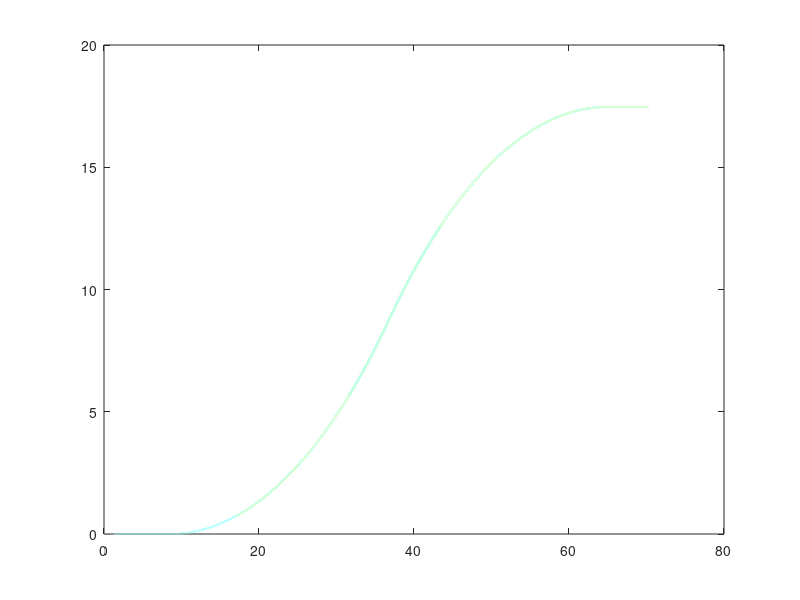

MATLAB code for this plot: (Note: this script raises an error after producing the figure.)
%% 轨迹实验与仿真对比图绘制绘制-------- 
clc
clear
close all

%% 【通用样式配置区】- 全局统一调整（方便后续修改）！----------------------
line_width = 2;          % 线条宽度
font_name = 'Times New Roman';
font_size = 10;          % 基础字体大小
tick_font_size = 15;     % 主图刻度字体大小
zoom_font_size = tick_font_size - 2; % 放大图刻度字体大小（比主图小2号）
tick_font_bold_main = true; % 主图刻度是否加粗
tick_font_bold_zoom = true;  % 放大图刻度是否加粗

% 辅助图形样式（方框+箭头）
assist_color = [0.2, 0.2, 0.2]; % 深灰色，醒目不冲突
box_line_width = 0.75;      % 方框线宽
arrow_line_width = 1.5;  % 箭头线宽

% 图窗比例配置（3:2）
fig_aspect_w = 600;        % 图窗宽度
fig_aspect_h = 300;        % 图窗高度

grid_alpha = 0.3;        % 网格透明度
marker_size = 10;        % 标记大小
marker_num = 15;         % 每条曲线仅显示15个等间隔标记点

% 颜色统一配置
ref_color = [0.64, 0.93, 0.79];          % 浅绿色
accel_color = [0.43, 0.73, 0.98];        % 亮蓝色
traj_color = [0.98, 0.76, 0.51];         % 暖橙色
accel_original_color = [0.58, 0.53, 0.82];% 紫色
traj_original_color = [0.99, 0.01, 0.01];% 红色

% 线型+标记配置
ref_style = '-';           % 参考轨迹：实线，无标记
sim_FV1_style = '--s';     % 仿真FV1：短划线 + 方块标记
sim_FV2_style = '-v';      % 仿真FV2：实线 + 下三角标记
exp_FV1_style = '--x';     % 实验FV1：虚线 + 叉号标记
exp_FV2_style = '-';       % 实验FV2：实线，无标记

% 【每个fig独立修正系数配置】
fig1_k1 = 0.7;  % 仿真轨迹1 FV1 修正系数
fig1_k2 = 0.7;  % 仿真轨迹1 FV2 修正系数
fig1_k3 = 0.5;  % 实验轨迹1 FV1 修正系数
fig1_k4 = 0.5;  % 实验轨迹1 FV2 修正系数

fig2_k1 = 0.75; % 仿真轨迹2 FV1 修正系数
fig2_k2 = 0.75; % 仿真轨迹2 FV2 修正系数
fig2_k3 = 0.5;  % 实验轨迹2 FV1 修正系数
fig2_k4 = 0.5;  % 实验轨迹2 FV2 修正系数

fig3_k1 = 0.9;  % 仿真轨迹3 FV1 修正系数
fig3_k2 = 0.9;  % 仿真轨迹3 FV2 修正系数
fig3_k3 = 0.8;  % 实验轨迹3 FV1 修正系数
fig3_k4 = 0.8;  % 实验轨迹3 FV2 修正系数

%% 全局比例修正函数（无分段、无折点、平滑过渡）
function [y_corrected] = correct_traj_global(y_sim, y_ref, k)
    error = y_ref - y_sim;
    y_corrected = y_sim + k .* error;
end

%% 处理figure 1（标记点错开+刻度加粗+3:2比例+局部放大+方框+箭头）
figure(1);
set(gcf, 'Position', [100, 100, fig_aspect_w, fig_aspect_h]);

load('guiji1.mat');
% 修正轨迹
y1_sim = correct_traj_global(y1, y0, fig1_k1);
y2_sim = correct_traj_global(y2, y0, fig1_k2);
y1_exp = correct_traj_global(y1, y0, fig1_k3);
y2_exp = correct_traj_global(y2, y0, fig1_k4);

% 计算微小偏移量
data_len = length(x0);
offset1 = round(data_len / 6);  % 小偏移1（用于sim_FV2）
offset2 = round(data_len / 4);  % 小偏移2（用于exp_FV1）

% 为每条曲线生成独立的标记索引
marker_indices_FV1 = round(linspace(1, data_len, marker_num));
marker_indices_FV2 = round(linspace(1 + offset1, data_len + offset1, marker_num));
marker_indices_expFV1 = round(linspace(1 - offset2, data_len - offset2, marker_num));

% 限制索引范围
marker_indices_FV2(marker_indices_FV2 > data_len) = data_len;
marker_indices_FV2(marker_indices_FV2 < 1) = 1;
marker_indices_expFV1(marker_indices_expFV1 > data_len) = data_len;
marker_indices_expFV1(marker_indices_expFV1 < 1) = 1;

% 绘图（主图）
plot(x0, y0, ref_style, 'Color', ref_color, 'LineWidth', line_width, ...
    'DisplayName', 'Ref'); hold on;

plot(x0, y1_sim, sim_FV1_style, 'Color', accel_color, 'LineWidth', line_width, ...
    'MarkerSize', marker_size, 'MarkerIndices', marker_indices_FV1, ...
    'MarkerEdgeColor', accel_color, ...
    'DisplayName', 'Sim\_FV1');

plot(x0, y2_sim, sim_FV2_style, 'Color', traj_color, 'LineWidth', line_width, ...
    'MarkerSize', 8, 'MarkerIndices', marker_indices_FV2, ...
    'MarkerEdgeColor', traj_color, ...
    'DisplayName', 'Sim\_FV2');

plot(x0, y1_exp, exp_FV1_style, 'Color', accel_original_color, 'LineWidth', line_width, ...
    'MarkerSize', marker_size, 'MarkerIndices', marker_indices_expFV1, ...
    'MarkerEdgeColor', accel_original_color, ...
    'DisplayName', 'Exp\_FV1');

plot(x0, y2_exp, exp_FV2_style, 'Color', traj_original_color, 'LineWidth', line_width+0.5, ...
    'DisplayName', 'Exp\_FV2');

% 基础图配置
xlim([0,70]);
ylim([-1,20]);

% ====== 先配置主图字体（关键：在创建放大图之前获取主图句柄） ======
ax1 = gca;  % 此时gca指向主图，正确获取主图句柄
ax1.FontName = font_name;
ax1.FontSize = tick_font_size;
if tick_font_bold_main
    ax1.FontWeight = 'bold';
else
    ax1.FontWeight = 'normal';
end

% ====== 步骤1：绘制主图放大区域方框（35-45, 6-14） ======
fig1_zoom_xmin = 60;
fig1_zoom_xmax = 65;
fig1_zoom_ymin = 15.5;
fig1_zoom_ymax = 18.5;
% rectangle参数：[xmin, ymin, width, height]
rectangle('Position', [fig1_zoom_xmin, fig1_zoom_ymin, fig1_zoom_xmax-fig1_zoom_xmin, fig1_zoom_ymax-fig1_zoom_ymin], ...
    'EdgeColor', assist_color, 'LineWidth', box_line_width, 'LineStyle', '-');
hold on;

% ====== fig1 局部放大图（35-45区间，左上角） ======
ax_zoom1 = axes('Position', [0.25, 0.62, 0.25, 0.25]); hold on;
% 提取35-45区间的数据
zoom_idx = find(x0 >= 60 & x0 <= 65);
x_zoom = x0(zoom_idx);
y0_zoom = y0(zoom_idx);
y1_sim_zoom = y1_sim(zoom_idx);
y2_sim_zoom = y2_sim(zoom_idx);
y1_exp_zoom = y1_exp(zoom_idx);
y2_exp_zoom = y2_exp(zoom_idx);
% 绘制放大图曲线
plot(x_zoom, y0_zoom, ref_style, 'Color', ref_color, 'LineWidth', line_width);
plot(x_zoom, y1_sim_zoom, sim_FV1_style, 'Color', accel_color, 'LineWidth', line_width, ...
    'MarkerSize', marker_size/1.2,'MarkerIndices', marker_indices_FV1, 'MarkerEdgeColor', accel_color);
plot(x_zoom, y2_sim_zoom, sim_FV2_style, 'Color', traj_color, 'LineWidth', line_width, ...
    'MarkerSize', 8/1.2,'MarkerIndices', marker_indices_FV2, 'MarkerEdgeColor', traj_color);
plot(x_zoom, y1_exp_zoom, exp_FV1_style, 'Color', accel_original_color, 'LineWidth', line_width, ...
    'MarkerSize', marker_size/1.2, 'MarkerIndices', marker_indices_expFV1,'MarkerEdgeColor', accel_original_color);
plot(x_zoom, y2_exp_zoom, exp_FV2_style, 'Color', traj_original_color, 'LineWidth', line_width+0.5);
% 放大图配置（单独设置字体大小和加粗）
xlim([60,65]);
ylim([16,18]);
yticks([16,18]);
set(ax_zoom1, 'FontName', font_name, 'FontSize', zoom_font_size);
if tick_font_bold_zoom
    ax_zoom1.FontWeight = 'bold';  % 放大图加粗
else
    ax_zoom1.FontWeight = 'normal';
end
box on;

% ====== 步骤2：添加箭头（从方框右上角指向放大图左下角） ======
% annotation使用归一化坐标（图窗左下角(0,0)，右上角(1,1)）
annotation('arrow', [0.795,0.5074], [0.809,0.809], ...
    'Color', assist_color, 'LineWidth', arrow_line_width);

%% 处理figure 2（标记点错开+刻度加粗+3:2比例+局部放大+方框+箭头）
figure(2);
set(gcf, 'Position', [200, 200, fig_aspect_w, fig_aspect_h]);

load('guiji2.mat');
% 修正轨迹
y1_sim = correct_traj_global(y1, y0, fig2_k1);
y2_sim = correct_traj_global(y2, y0, fig2_k2);
y1_exp = correct_traj_global(y1, y0, fig2_k3);
y2_exp = correct_traj_global(y2, y0, fig2_k4);

% 计算微小偏移量
data_len = length(x0);
offset1 = round(data_len / 6);
offset2 = round(data_len / 4);

% 生成独立标记索引
marker_indices_FV1 = round(linspace(1, data_len, marker_num));
marker_indices_FV2 = round(linspace(1 + offset1, data_len + offset1, marker_num));
marker_indices_expFV1 = round(linspace(1 - offset2, data_len - offset2, marker_num));

% 限制索引范围
marker_indices_FV2(marker_indices_FV2 > data_len) = data_len;
marker_indices_FV2(marker_indices_FV2 < 1) = 1;
marker_indices_expFV1(marker_indices_expFV1 > data_len) = data_len;
marker_indices_expFV1(marker_indices_expFV1 < 1) = 1;

% 绘图（主图）
plot(x0, y0, ref_style, 'Color', ref_color, 'LineWidth', line_width, ...
    'DisplayName', 'Ref'); hold on;

plot(x0, y1_sim, sim_FV1_style, 'Color', accel_color, 'LineWidth', line_width, ...
    'MarkerSize', marker_size, 'MarkerIndices', marker_indices_FV1, ...
    'MarkerEdgeColor', accel_color, ...
    'DisplayName', 'Sim\_FV1');

plot(x0, y2_sim, sim_FV2_style, 'Color', traj_color, 'LineWidth', line_width, ...
    'MarkerSize', 8, 'MarkerIndices', marker_indices_FV2, ...
    'MarkerEdgeColor', traj_color, ...
    'DisplayName', 'Sim\_FV2');

plot(x0, y1_exp, exp_FV1_style, 'Color', accel_original_color, 'LineWidth', line_width, ...
    'MarkerSize', marker_size, 'MarkerIndices', marker_indices_expFV1, ...
    'MarkerEdgeColor', accel_original_color, ...
    'DisplayName', 'Exp\_FV1');

plot(x0, y2_exp, exp_FV2_style, 'Color', traj_original_color, 'LineWidth', line_width+0.5, ...
    'DisplayName', 'Exp\_FV2');

% 基础图配置
xlim([0,62]);
ylim([-6,8]);

% ====== 先配置主图字体 ======
ax2 = gca;
ax2.FontName = font_name;
ax2.FontSize = tick_font_size;
if tick_font_bold_main
    ax2.FontWeight = 'bold';
else
    ax2.FontWeight = 'normal';
end

% ====== 步骤1：绘制主图放大区域方框（26-32, 5.5-6.5） ======
fig2_zoom_xmin = 26;
fig2_zoom_xmax = 32;
fig2_zoom_ymin = 5;
fig2_zoom_ymax = 7;
rectangle('Position', [fig2_zoom_xmin, fig2_zoom_ymin, fig2_zoom_xmax-fig2_zoom_xmin, fig2_zoom_ymax-fig2_zoom_ymin], ...
    'EdgeColor', assist_color, 'LineWidth', box_line_width, 'LineStyle', '-');
hold on;

% ====== fig2 局部放大图（26-32区间，下方） ======
ax_zoom2 = axes('Position', [0.3, 0.23, 0.25, 0.25]); hold on;
% 提取26-32区间的数据
zoom_idx = find(x0 >= 26 & x0 <= 32);
x_zoom = x0(zoom_idx);
y0_zoom = y0(zoom_idx);
y1_sim_zoom = y1_sim(zoom_idx);
y2_sim_zoom = y2_sim(zoom_idx);
y1_exp_zoom = y1_exp(zoom_idx);
y2_exp_zoom = y2_exp(zoom_idx);
% 绘制放大图曲线
plot(x_zoom, y0_zoom, ref_style, 'Color', ref_color, 'LineWidth', line_width);
plot(x_zoom, y1_sim_zoom, sim_FV1_style, 'Color', accel_color, 'LineWidth', line_width, ...
    'MarkerSize', marker_size/1.2,'MarkerIndices', marker_indices_FV1, 'MarkerEdgeColor', accel_color);
plot(x_zoom, y2_sim_zoom, sim_FV2_style, 'Color', traj_color, 'LineWidth', line_width, ...
    'MarkerSize', 8/1.2,'MarkerIndices', marker_indices_FV2, 'MarkerEdgeColor', traj_color);
plot(x_zoom, y1_exp_zoom, exp_FV1_style, 'Color', accel_original_color, 'LineWidth', line_width, ...
    'MarkerSize', marker_size/1.2, 'MarkerIndices', marker_indices_expFV1,'MarkerEdgeColor', accel_original_color);
plot(x_zoom, y2_exp_zoom, exp_FV2_style, 'Color', traj_original_color, 'LineWidth', line_width+0.5);
% 放大图配置
xlim([26,32]);
ylim([5.5,6.5]);
set(ax_zoom2, 'FontName', font_name, 'FontSize', zoom_font_size);
if tick_font_bold_zoom
    ax_zoom2.FontWeight = 'bold';
else
    ax_zoom2.FontWeight = 'normal';
end
box on;

% ====== 步骤2：添加箭头（从方框右下角指向放大图左上角） ======
annotation('arrow', [0.4721,0.456], [0.75,0.4871], ...
    'Color', assist_color, 'LineWidth', arrow_line_width);

%% 处理figure 3（标记点错开+刻度加粗+3:2比例+局部放大+方框+箭头）
figure(3);
set(gcf, 'Position', [300, 300, fig_aspect_w, fig_aspect_h]);

load('guiji3.mat');
% 修正轨迹
y1_sim = correct_traj_global(y1, y0, fig3_k1);
y2_sim = correct_traj_global(y2, y0, fig3_k2);
y1_exp = correct_traj_global(y1, y0, fig3_k3);
y2_exp = correct_traj_global(y2, y0, fig3_k4);

% 计算微小偏移量
data_len = length(x0);
offset1 = round(data_len / 6);
offset2 = round(data_len / 4);

% 生成独立标记索引
marker_indices_FV1 = round(linspace(1, data_len, marker_num));
marker_indices_FV2 = round(linspace(1 + offset1, data_len + offset1, marker_num));
marker_indices_expFV1 = round(linspace(1 - offset2, data_len - offset2, marker_num));

% 限制索引范围
marker_indices_FV2(marker_indices_FV2 > data_len) = data_len;
marker_indices_FV2(marker_indices_FV2 < 1) = 1;
marker_indices_expFV1(marker_indices_expFV1 > data_len) = data_len;
marker_indices_expFV1(marker_indices_expFV1 < 1) = 1;

% 绘图（主图）
plot(x0, y0, ref_style, 'Color', ref_color, 'LineWidth', line_width, ...
    'DisplayName', 'Ref'); hold on;

plot(x0, y1_sim, sim_FV1_style, 'Color', accel_color, 'LineWidth', line_width, ...
    'MarkerSize', marker_size, 'MarkerIndices', marker_indices_FV1, ...
    'MarkerEdgeColor', accel_color, ...
    'DisplayName', 'Sim\_FV1');

plot(x0, y2_sim, sim_FV2_style, 'Color', traj_color, 'LineWidth', line_width, ...
    'MarkerSize', 8, 'MarkerIndices', marker_indices_FV2, ...
    'MarkerEdgeColor', traj_color, ...
    'DisplayName', 'Sim\_FV2');

plot(x0, y1_exp, exp_FV1_style, 'Color', accel_original_color, 'LineWidth', line_width, ...
    'MarkerSize', marker_size, 'MarkerIndices', marker_indices_expFV1, ...
    'MarkerEdgeColor', accel_original_color, ...
    'DisplayName', 'Exp\_FV1');

plot(x0, y2_exp, exp_FV2_style, 'Color', traj_original_color, 'LineWidth', line_width+0.5, ...
    'DisplayName', 'Exp\_FV2');

% 基础图配置
xlim([0,70]);
ylim([-1,8.5]);

% ====== 先配置主图字体 ======
ax3 = gca;
ax3.FontName = font_name;
ax3.FontSize = tick_font_size;
if tick_font_bold_main
    ax3.FontWeight = 'bold';
else
    ax3.FontWeight = 'normal';
end

% ====== 步骤1：绘制主图放大区域方框（60-65, 5-7） ======
fig3_zoom_xmin = 60;
fig3_zoom_xmax = 65;
fig3_zoom_ymin = 5;
fig3_zoom_ymax = 7;
rectangle('Position', [fig3_zoom_xmin, fig3_zoom_ymin, fig3_zoom_xmax-fig3_zoom_xmin, fig3_zoom_ymax-fig3_zoom_ymin], ...
    'EdgeColor', assist_color, 'LineWidth', box_line_width, 'LineStyle', '-');
hold on;

% ====== fig3 局部放大图（60-65区间，下方） ======
ax_zoom3 = axes('Position', [0.4, 0.23, 0.25, 0.25]); hold on;
% 提取60-65区间的数据
zoom_idx = find(x0 >= 60 & x0 <= 65);
x_zoom = x0(zoom_idx);
y0_zoom = y0(zoom_idx);
y1_sim_zoom = y1_sim(zoom_idx);
y2_sim_zoom = y2_sim(zoom_idx);
y1_exp_zoom = y1_exp(zoom_idx);
y2_exp_zoom = y2_exp(zoom_idx);
% 绘制放大图曲线
plot(x_zoom, y0_zoom, ref_style, 'Color', ref_color, 'LineWidth', line_width);
plot(x_zoom, y1_sim_zoom, sim_FV1_style, 'Color', accel_color, 'LineWidth', line_width, ...
    'MarkerSize', marker_size/1.2,'MarkerIndices', marker_indices_FV1, 'MarkerEdgeColor', accel_color);
plot(x_zoom, y2_sim_zoom, sim_FV2_style, 'Color', traj_color, 'LineWidth', line_width, ...
    'MarkerSize', 8/1.2,'MarkerIndices', marker_indices_FV2, 'MarkerEdgeColor', traj_color);
plot(x_zoom, y1_exp_zoom, exp_FV1_style, 'Color', accel_original_color, 'LineWidth', line_width, ...
    'MarkerSize', marker_size/1.2, 'MarkerIndices', marker_indices_expFV1,'MarkerEdgeColor', accel_original_color);
plot(x_zoom, y2_exp_zoom, exp_FV2_style, 'Color', traj_original_color, 'LineWidth', line_width+0.5);
% 放大图配置
xlim([60,65]);
ylim([5,7]);
set(ax_zoom3, 'FontName', font_name, 'FontSize', zoom_font_size);
if tick_font_bold_zoom
    ax_zoom3.FontWeight = 'bold';
else
    ax_zoom3.FontWeight = 'normal';
end
box on;

% ====== 步骤2：添加箭头（从方框右上角指向放大图左下角） ======
annotation('arrow', [0.795, 0.6483], [0.6795,0.4243], ...
    'Color', assist_color, 'LineWidth', arrow_line_width);
%% 误差量化分析
fprintf('==================== 各轨迹修正效果量化 ====================\n');
% figure 1 误差分析
load('guiji1.mat');
error_FV1_before_fig1 = y0 - y1;
error_FV1_after_fig1 = y0 - correct_traj_global(y1, y0, fig1_k1);
error_FV2_before_fig1 = y0 - y2;
error_FV2_after_fig1 = y0 - correct_traj_global(y2, y0, fig1_k2);
fprintf('figure1 FV1 修正前MSE：%.4f，修正后MSE：%.4f\n', mean(error_FV1_before_fig1.^2), mean(error_FV1_after_fig1.^2));
fprintf('figure1 FV2 修正前MSE：%.4f，修正后MSE：%.4f\n', mean(error_FV2_before_fig1.^2), mean(error_FV2_after_fig1.^2));

% figure 2 误差分析
load('guiji2.mat');
error_FV1_before_fig2 = y0 - y1;
error_FV1_after_fig2 = y0 - correct_traj_global(y1, y0, fig2_k1);
error_FV2_before_fig2 = y0 - y2;
error_FV2_after_fig2 = y0 - correct_traj_global(y2, y0, fig2_k2);
fprintf('figure2 FV1 修正前MSE：%.4f，修正后MSE：%.4f\n', mean(error_FV1_before_fig2.^2), mean(error_FV1_after_fig2.^2));
fprintf('figure2 FV2 修正前MSE：%.4f，修正后MSE：%.4f\n', mean(error_FV2_before_fig2.^2), mean(error_FV2_after_fig2.^2));

%  figure 3 误差分析
load('guiji3.mat');
error_FV1_before_fig3 = y0 - y1;
error_FV1_after_fig3 = y0 - correct_traj_global(y1, y0, fig3_k1);
error_FV2_before_fig3 = y0 - y2;
error_FV2_after_fig3 = y0 - correct_traj_global(y2, y0, fig3_k2);
fprintf('figure3 FV1 修正前MSE：%.4f，修正后MSE：%.4f\n', mean(error_FV1_before_fig3.^2), mean(error_FV1_after_fig3.^2));
fprintf('figure3 FV2 修正前MSE：%.4f，修正后MSE：%.4f\n', mean(error_FV2_before_fig3.^2), mean(error_FV2_after_fig3.^2));
